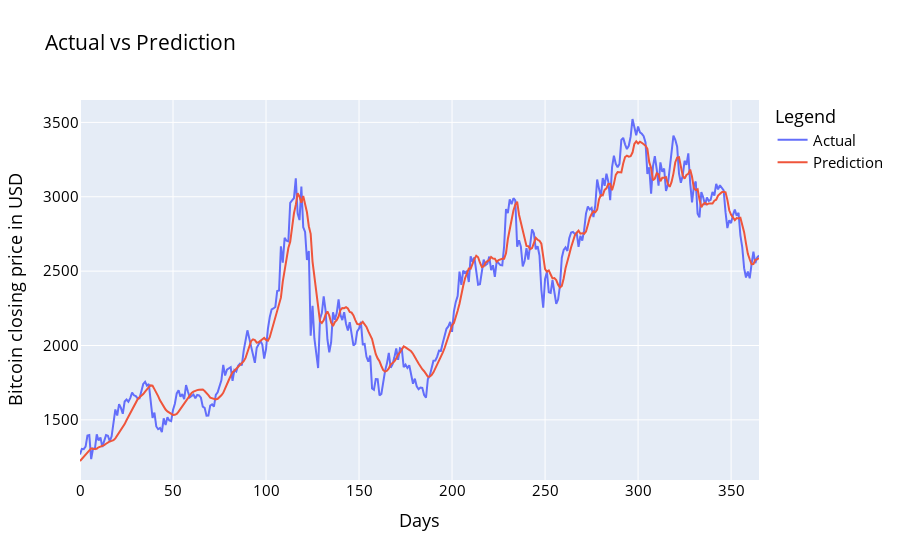

Here is the notebook cell this chart was saved with:
### Code cell
df_plot = pd.DataFrame({ 'Actual': original_yval.squeeze(), 'Prediction':prediction_simple_lSTM.squeeze() })
import plotly.express as px
fig = px.line(df_plot, x=df_plot.index.values, y=df_plot.columns,
              title='custom tick labels')
fig.update_layout(title_text='Actual vs Prediction', 
                   font_size=15, font_color='black', legend_title_text='Legend')
fig.update_xaxes(title='Days')
fig.update_yaxes(title='Bitcoin closing price in USD')
fig.show()

### Figure 1 — Plotly figure (JSON) as saved in the notebook; plotly's stock layout.template omitted (floating-point values rounded to 4 significant figures; data arrays with more than 128 entries replaced by an {"elided": "..."} marker saying what was removed)
{"data": [{"hovertemplate": "variable=Actual<br>x=%{x}<br>value=%{y}<extra></extra>", "legendgroup": "Actual", "line": {"color": "#636efa", "dash": "solid"}, "marker": {"symbol": "circle"}, "mode": "lines", "name": "Actual", "orientation": "v", "showlegend": true, "type": "scatter", "x": {"elided": "366 int values"}, "xaxis": "x", "y": {"elided": "366 float values"}, "yaxis": "y"}, {"hovertemplate": "variable=Prediction<br>x=%{x}<br>value=%{y}<extra></extra>", "legendgroup": "Prediction", "line": {"color": "#EF553B", "dash": "solid"}, "marker": {"symbol": "circle"}, "mode": "lines", "name": "Prediction", "orientation": "v", "showlegend": true, "type": "scatter", "x": {"elided": "366 int values"}, "xaxis": "x", "y": {"elided": "366 float values"}, "yaxis": "y"}], "layout": {"font": {"color": "black", "size": 15}, "legend": {"title": {"text": "Legend"}, "tracegroupgap": 0}, "title": {"text": "Actual vs Prediction"}, "xaxis": {"anchor": "y", "domain": [0, 1], "title": {"text": "Days"}}, "yaxis": {"anchor": "x", "domain": [0, 1], "title": {"text": "Bitcoin closing price in USD"}}}}
